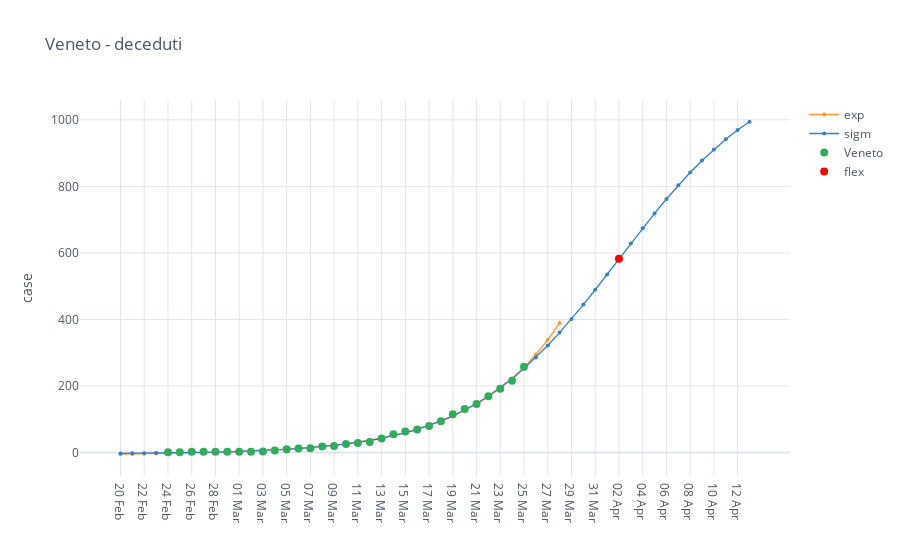

Notebook code cell kept with this figure:
### Code cell
category = 'deceduti'
total_cases = io.italy_regions_filter_by_category(regions, category)

mpl.iplot_analysis_plot(total_cases, title=region+' - '+category, log_fitting=False)

### Figure 1 — Plotly figure (JSON) as saved in the notebook; plotly's stock layout.template omitted (floating-point values rounded to 4 significant figures)
{"data": [{"line": {"color": "rgba(255, 153, 51, 1.0)", "dash": "solid", "shape": "linear", "width": 1.3}, "marker": {"size": 4, "symbol": "circle"}, "mode": "lines+markers", "name": "exp", "text": "", "type": "scatter", "x": ["20 Feb", "21 Feb", "22 Feb", "23 Feb", "24 Feb", "25 Feb", "26 Feb", "27 Feb", "28 Feb", "29 Feb", "01 Mar", "02 Mar", "03 Mar", "04 Mar", "05 Mar", "06 Mar", "07 Mar", "08 Mar", "09 Mar", "10 Mar", "11 Mar", "12 Mar", "13 Mar", "14 Mar", "15 Mar", "16 Mar", "17 Mar", "18 Mar", "19 Mar", "20 Mar", "21 Mar", "22 Mar", "23 Mar", "24 Mar", "25 Mar", "26 Mar", "27 Mar", "28 Mar", "29 Mar", "30 Mar", "31 Mar", "01 Apr", "02 Apr", "03 Apr", "04 Apr", "05 Apr", "06 Apr", "07 Apr", "08 Apr", "09 Apr", "10 Apr", "11 Apr", "12 Apr", "13 Apr"], "y": [-4.547, -4.176, -3.75, -3.262, -2.703, -2.062, -1.327, -0.4841, 0.4815, 1.588, 2.857, 4.311, 5.978, 7.889, 10.08, 12.59, 15.47, 18.77, 22.55, 26.88, 31.85, 37.54, 44.07, 51.55, 60.13, 69.96, 81.22, 94.14, 108.9, 125.9, 145.4, 167.7, 193.2, 222.5, 256.1, 294.6, 338.7, 389.3, "", "", "", "", "", "", "", "", "", "", "", "", "", "", "", ""]}, {"line": {"color": "rgba(55, 128, 191, 1.0)", "dash": "solid", "shape": "linear", "width": 1.3}, "marker": {"size": 4, "symbol": "circle"}, "mode": "lines+markers", "name": "sigm", "text": "", "type": "scatter", "x": ["20 Feb", "21 Feb", "22 Feb", "23 Feb", "24 Feb", "25 Feb", "26 Feb", "27 Feb", "28 Feb", "29 Feb", "01 Mar", "02 Mar", "03 Mar", "04 Mar", "05 Mar", "06 Mar", "07 Mar", "08 Mar", "09 Mar", "10 Mar", "11 Mar", "12 Mar", "13 Mar", "14 Mar", "15 Mar", "16 Mar", "17 Mar", "18 Mar", "19 Mar", "20 Mar", "21 Mar", "22 Mar", "23 Mar", "24 Mar", "25 Mar", "26 Mar", "27 Mar", "28 Mar", "29 Mar", "30 Mar", "31 Mar", "01 Apr", "02 Apr", "03 Apr", "04 Apr", "05 Apr", "06 Apr", "07 Apr", "08 Apr", "09 Apr", "10 Apr", "11 Apr", "12 Apr", "13 Apr"], "y": [-2.535, -2.281, -1.983, -1.634, -1.225, -0.7455, -0.1844, 0.4726, 1.242, 2.142, 3.196, 4.428, 5.87, 7.555, 9.524, 11.82, 14.51, 17.64, 21.29, 25.53, 30.47, 36.2, 42.85, 50.54, 59.43, 69.67, 81.43, 94.9, 110.3, 127.7, 147.5, 169.7, 194.5, 222.1, 252.6, 285.8, 321.8, 360.5, 401.5, 444.6, 489.4, 535.2, 581.7, 628.2, 674.0, 718.8, 761.9, 803.0, 841.7, 877.8, 911.1, 941.5, 969.2, 994.1]}, {"line": {"color": "rgba(50, 171, 96, 1.0)", "dash": "solid", "shape": "linear", "width": 1.3}, "marker": {"size": 8, "symbol": "circle"}, "mode": "markers", "name": "Veneto", "text": "", "type": "scatter", "x": ["20 Feb", "21 Feb", "22 Feb", "23 Feb", "24 Feb", "25 Feb", "26 Feb", "27 Feb", "28 Feb", "29 Feb", "01 Mar", "02 Mar", "03 Mar", "04 Mar", "05 Mar", "06 Mar", "07 Mar", "08 Mar", "09 Mar", "10 Mar", "11 Mar", "12 Mar", "13 Mar", "14 Mar", "15 Mar", "16 Mar", "17 Mar", "18 Mar", "19 Mar", "20 Mar", "21 Mar", "22 Mar", "23 Mar", "24 Mar", "25 Mar", "26 Mar", "27 Mar", "28 Mar", "29 Mar", "30 Mar", "31 Mar", "01 Apr", "02 Apr", "03 Apr", "04 Apr", "05 Apr", "06 Apr", "07 Apr", "08 Apr", "09 Apr", "10 Apr", "11 Apr", "12 Apr", "13 Apr"], "y": ["", "", "", "", 1.0, 1.0, 2.0, 2.0, 2.0, 2.0, 2.0, 2.0, 3.0, 6.0, 10.0, 12.0, 13.0, 18.0, 20.0, 26.0, 29.0, 32.0, 42.0, 55.0, 63.0, 69.0, 80.0, 94.0, 115.0, 131.0, 146.0, 169.0, 192.0, 216.0, 258.0, "", "", "", "", "", "", "", "", "", "", "", "", "", "", "", "", "", "", ""]}, {"marker": {"color": "rgba(255, 0, 0, 125)", "size": 8}, "mode": "markers", "name": "flex", "type": "scatter", "x": ["02 Apr"], "y": [582.1]}], "layout": {"legend": {"bgcolor": "#FFFFFF", "font": {"color": "#4D5663"}}, "paper_bgcolor": "#FFFFFF", "plot_bgcolor": "#FFFFFF", "title": {"font": {"color": "#4D5663"}, "text": "Veneto - deceduti"}, "xaxis": {"gridcolor": "#E1E5ED", "showgrid": true, "tickfont": {"color": "#4D5663"}, "title": {"font": {"color": "#4D5663"}, "text": ""}, "zerolinecolor": "#E1E5ED"}, "yaxis": {"gridcolor": "#E1E5ED", "showgrid": true, "tickfont": {"color": "#4D5663"}, "title": {"font": {"color": "#4D5663"}, "text": "case"}, "zerolinecolor": "#E1E5ED"}}}
